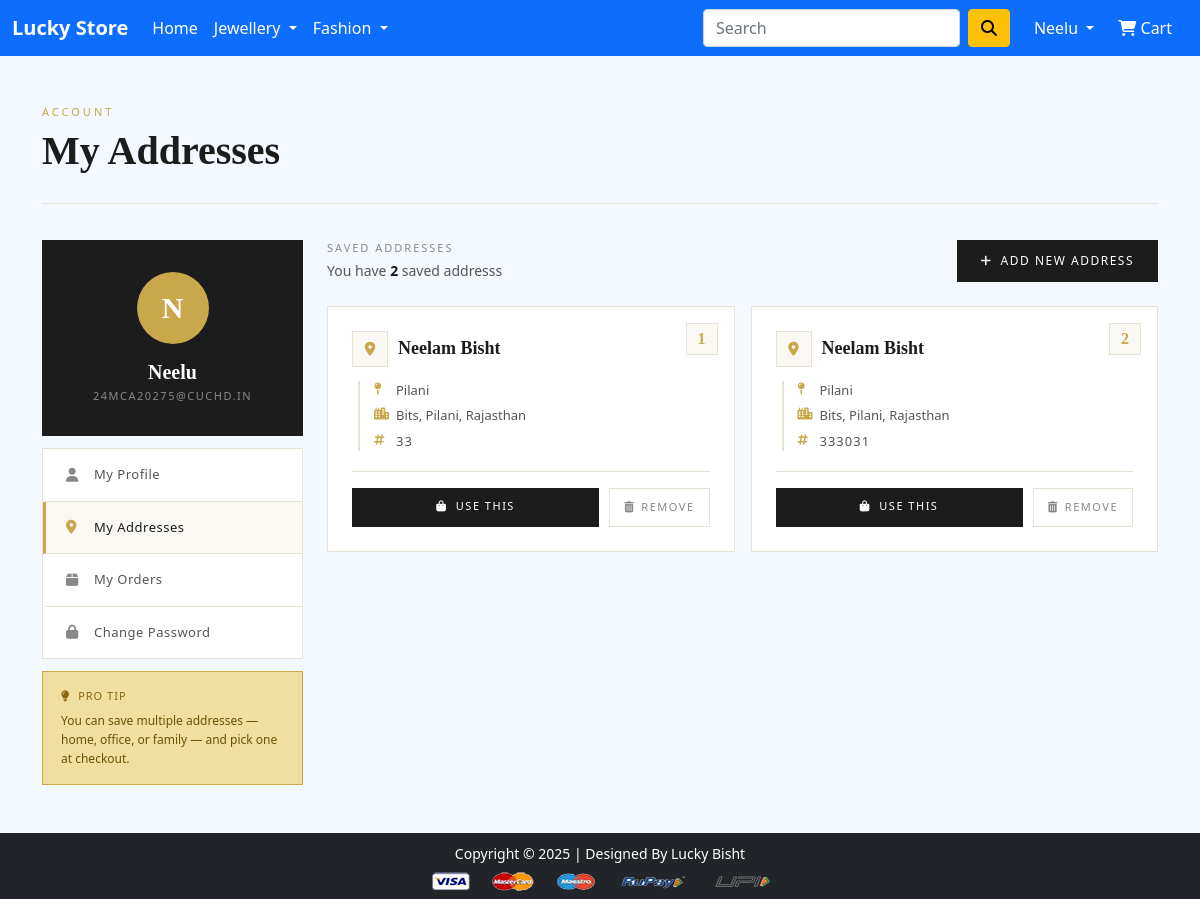
The page /address/ (signed in) on the database as committed earlier.
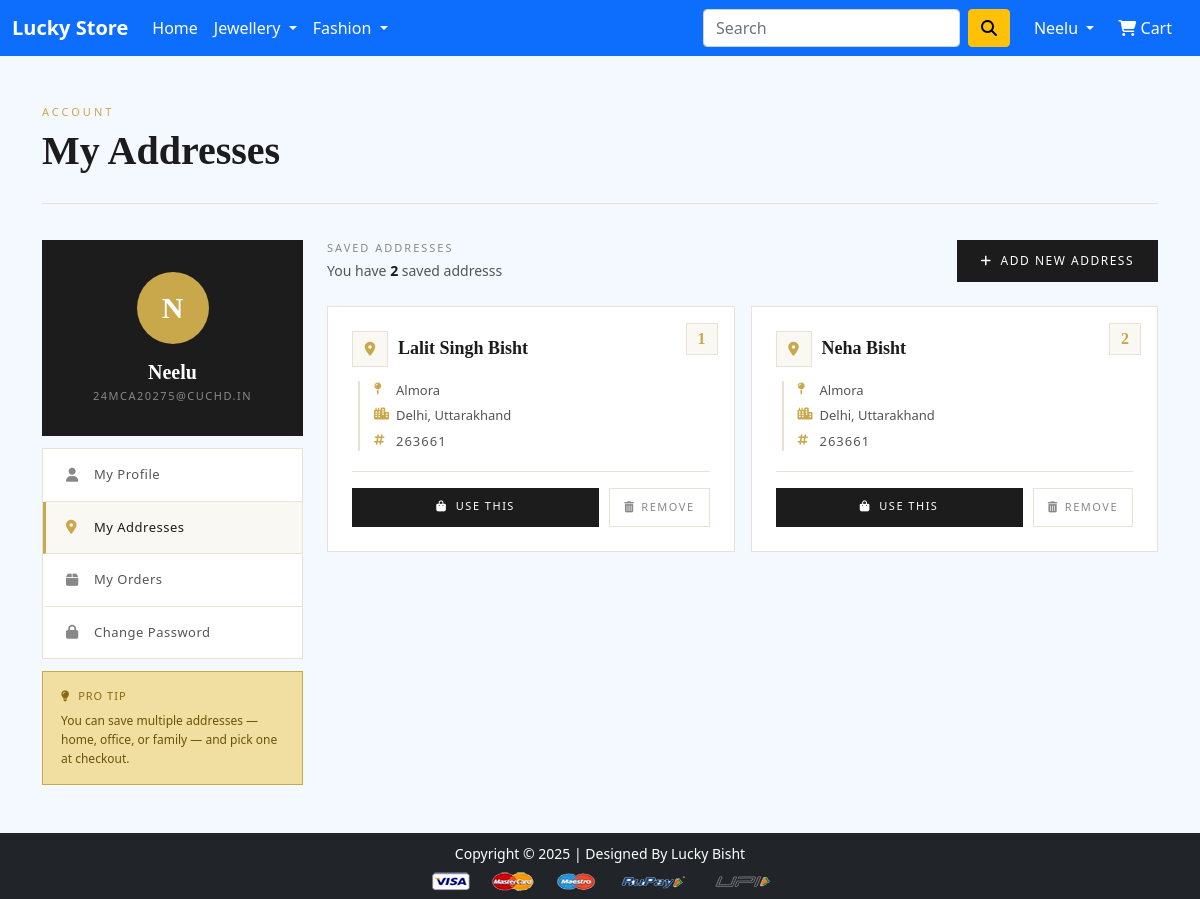
The same page on the database as committed later.
### app/models.py (models this page shows, shortened)
class Customer(models.Model):
    user = models.ForeignKey(User, on_delete=models.CASCADE)
    name = models.CharField(max_length=200)
    locality = models.CharField(max_length=200)
    city = models.CharField(max_length=50)
    zipcode = models.IntegerField()
    state = models.CharField(choices=STATE_CHOICES, max_length=50)

### app/views.py (the view)
# urls.py: path('address/', views.address, name='address'),
@login_required
def address(request):
    addresses = Customer.objects.filter(user=request.user)
    return render(request, 'app/address.html', {'addresses': addresses, 'active': 'btn-primary'})

### app/context_processors.py (called while the page is built)
def cart_item_count(request):
    if request.user.is_authenticated:
        cart_count = Cart.objects.filter(user=request.user).count()
    else:
        cart_count = 0
    return {
        'cart_item_count': cart_count
    }

### app/templates/app/address.html (shortened to what the changed rows need)
{% extends 'app/base.html' %}
{% load static %}
{% block main-content %}
<div class="container my-5">
  <div style="margin-bottom:36px; border-bottom:1px solid #E8E2D5; padding-bottom:20px;">
    <h1 style="font-family:'Cormorant Garamond',serif; font-size:40px; font-weight:600; color:#1C1C1C;">My Addresses</h1>
  </div>
  <div class="row g-4">
    <div class="col-lg-9">
      {% if addresses %}
      <div class="row g-3">
        {% for ad in addresses %}
        <div class="col-md-6">
          <div class="address-card" id="card-{{ ad.id }}"
               style="background:#fff; border:1px solid #E8E2D5; padding:24px; height:100%; position:relative; transition:box-shadow 0.2s;">
            <div style="position:absolute; top:16px; right:16px; background:#FAF8F3; border:1px solid #E8E2D5; width:32px; height:32px; display:flex; align-items:center; justify-content:center; font-family:'Cormorant Garamond',serif; font-size:16px; font-weight:600; color:#C9A84C;">
              {{ forloop.counter }}
            </div>
            <div style="margin-bottom:20px;">
              <div style="display:flex; align-items:center; gap:10px; margin-bottom:14px;">
                <div style="width:36px; height:36px; background:#FAF8F3; border:1px solid #E8E2D5; display:flex; align-items:center; justify-content:center;">
                  <i class="fa fa-location-dot" style="color:#C9A84C; font-size:14px;"></i>
                </div>
                <div>
                  <p style="font-family:'Cormorant Garamond',serif; font-size:18px; font-weight:600; color:#1C1C1C; margin:0;">
                    {{ ad.name }}
                  </p>
                </div>
              </div>
              <div style="border-left:2px solid #E8E2D5; padding-left:14px; margin-left:6px;">
                <p style="font-size:13px; color:#555; margin-bottom:6px; display:flex; gap:8px;">
                  <i class="fa fa-map-pin" style="color:#C9A84C; margin-top:2px; width:14px; font-size:12px;"></i>
                  <span>{{ ad.locality }}</span>
                </p>
                <p style="font-size:13px; color:#555; margin-bottom:6px; display:flex; gap:8px;">
                  <i class="fa fa-city" style="color:#C9A84C; margin-top:2px; width:14px; font-size:12px;"></i>
                  <span>{{ ad.city }}, {{ ad.state }}</span>
                </p>
                <p style="font-size:13px; color:#555; margin-bottom:0; display:flex; gap:8px;">
                  <i class="fa fa-hashtag" style="color:#C9A84C; margin-top:2px; width:14px; font-size:12px;"></i>
                  <span style="font-weight:500; letter-spacing:1px;">{{ ad.zipcode }}</span>
                </p>
              </div>
            </div>
            <div style="border-top:1px solid #E8E2D5; padding-top:16px; display:flex; gap:10px; flex-wrap:wrap;">
              <a href="{% url 'checkout' %}"
                 style="flex:1; text-align:center; background:#1C1C1C; color:#fff; text-decoration:none; padding:10px 14px; font-size:11px; font-weight:500; letter-spacing:1.5px; text-transform:uppercase; transition:background 0.2s; min-width:100px;"
                 onmouseover="this.style.background='#C9A84C'"
                 onmouseout="this.style.background='#1C1C1C'">
                <i class="fa fa-bag-shopping me-1"></i> Use This
              </a>
              <button onclick="confirmDelete({{ ad.id }}, '{{ ad.name }}')"
                      style="background:transparent; border:1px solid #E8E2D5; color:#888; padding:10px 14px; font-size:11px; font-weight:500; letter-spacing:1.5px; text-transform:uppercase; cursor:pointer; transition:all 0.2s; display:flex; align-items:center; gap:6px;"
                      onmouseover="this.style.borderColor='#c0392b'; this.style.color='#c0392b'; this.style.background='#fff5f5';"
                      onmouseout="this.style.borderColor='#E8E2D5'; this.style.color='#888'; this.style.background='transparent';">
                <i class="fa fa-trash-alt" style="font-size:11px;"></i> Remove
              </button>
            </div>
          </div>
        </div>
        {% endfor %}
      </div>
      {% endif %}
    </div>
  </div>
</div>
{% endblock main-content %}

Rows that differ between the two databases and show on the page:
removed Customer: name "Neelam Bisht", locality "Pilani", city "Bits, Pilani", state "Rajasthan", zipcode "33"
removed Customer: name "Neelam Bisht", locality "Pilani", city "Bits, Pilani", state "Rajasthan", zipcode "333031"
added Customer: name "Lalit Singh Bisht", locality "Almora", city "Delhi", state "Uttarakhand", zipcode "263661"
added Customer: {{ ad.id }} 10 (drawn), name "Neha Bisht", locality "Almora", city "Delhi", state "Uttarakhand", zipcode "263661"
